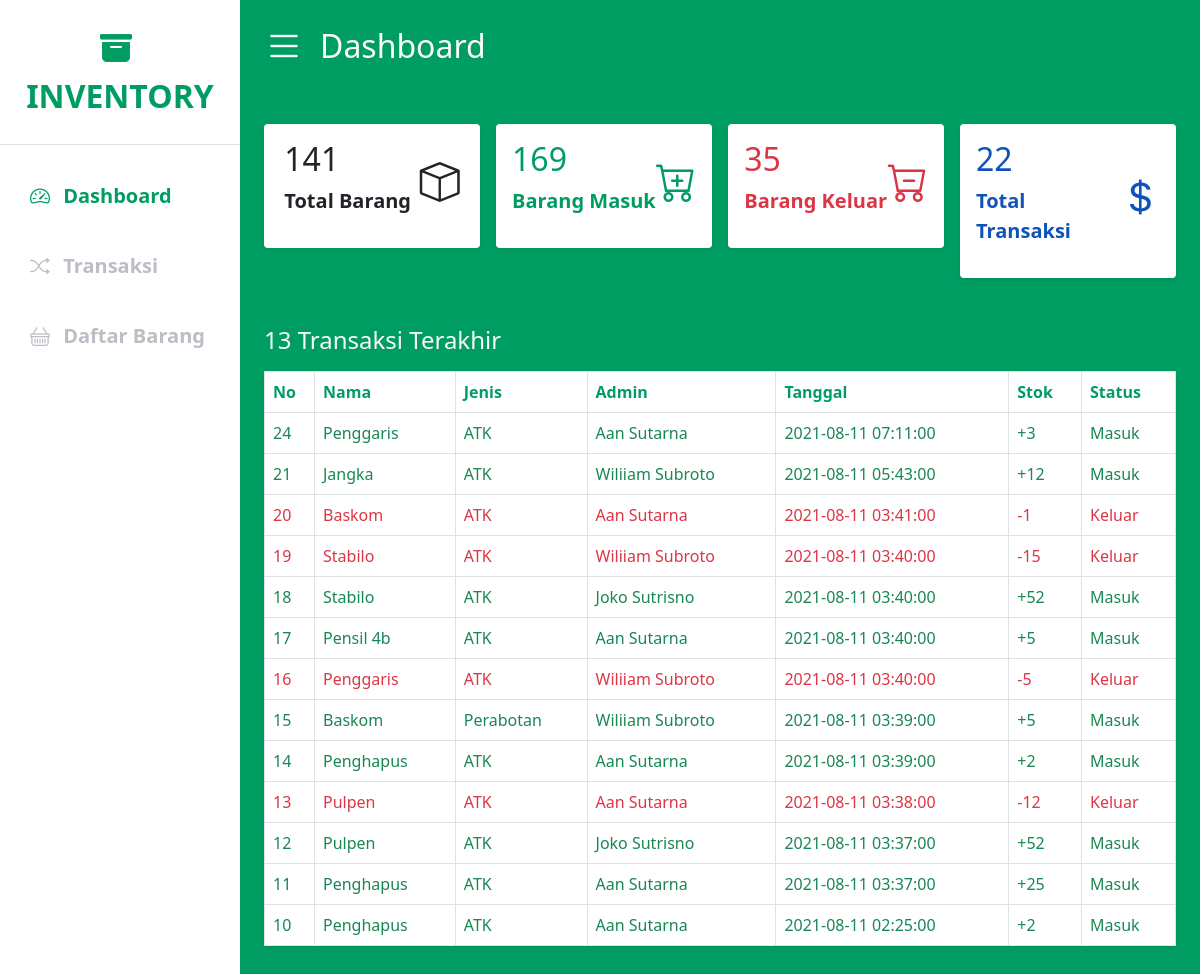
The page / on the database its author committed.
### tables this page shows
CREATE TABLE `datatrans` (
  `id` int(11) NOT NULL,
  `nm_brg` varchar(100) NOT NULL,
  `jenis_brg` varchar(50) NOT NULL,
  `nm_org` varchar(50) NOT NULL,
  `tgl_klr` datetime NOT NULL,
  `stk` int(11) NOT NULL,
  `stkout` int(11) NOT NULL,
  `status` varchar(10) NOT NULL
);

### index.php (the view, shortened to what this page needs)
<?php
    include_once("connection.php");
    $result = mysqli_query($conn, "SELECT * FROM datatrans ORDER BY id DESC LIMIT 0, 13");
    $totalstk = mysqli_query($conn, "SELECT SUM(stk - stkout) AS Total FROM datatrans");
    $sum = mysqli_fetch_assoc($totalstk);
    $totaltrans = mysqli_query($conn, "SELECT COUNT(*) FROM datatrans");
    $sumtrans = mysqli_fetch_assoc($totaltrans);
    $totalin = mysqli_query($conn, "SELECT SUM(stk) as ttlin from datatrans WHERE status='Masuk'");
    $sumin = mysqli_fetch_assoc($totalin);
    $totalout = mysqli_query($conn, "SELECT SUM(stkout) as ttlout from datatrans WHERE status='Keluar'");
    $sumout = mysqli_fetch_assoc($totalout);
?>
<!DOCTYPE html>
<html lang="en">
<head>
  <link href="https://cdn.jsdelivr.net/npm/bootstrap@5.1.0/dist/css/bootstrap.min.css" rel="stylesheet">
  <link rel="stylesheet" href="https://cdn.jsdelivr.net/npm/bootstrap-icons@1.5.0/font/bootstrap-icons.css">
  <link href="css/style.css" rel="stylesheet" type="text/css">
</head>
<body>
  <div class="d-flex" id="wrapper">
    <div class="bg-white" id="sidebar-wrapper">
      <div class="sidebar-heading text-center py-4 primary-text fs-2 fw-bold text-uppercase border-bottom">
        <i class="bi bi-archive-fill me-2" ></i>Inventory
      </div>
      <div class="list-group list-group-flush fs-5 my-3">
        <a href="index.php" class="list-group-item list-group-item-action bg-transparent second-text active">
          <i class="bi bi-speedometer2 me-2"></i>
              Dashboard
        </a>
        <a href="transaction.php" class="list-group-item list-group-item-action bg-transparent second-text fw-bold">
          <i class="bi bi-shuffle me-2"></i>
              Transaksi
        </a>
        <a href="listBarang.php" class="list-group-item list-group-item-action bg-transparent second-text fw-bold">
          <i class="bi bi-basket me-2"></i>
             Daftar Barang
        </a>
      </div>
    </div>
    <div id="page-content-wrapper">
      <nav class="navbar navbar-expand-lg navbar-light bg-transparent py-3 px-4">
        <div class="d-flex align-items-center">
          <i class="bi bi-list text-light fs-1 me-3 mb-2" id="menu-toggle"></i>
          <h2 class="text-light">Dashboard</h2>
        </div>
      </nav>
      <div class="container-fluid px-4">
        <div class="row g-3 my-2">
            <div class="col-md-3 text-dark">
                <div class="p-3 bg-white shadow-sm d-flex justify-content-around align-items-center rounded">
                    <div>
                        <h3 class="fs-2"><?= $sum['Total']; ?></h3>
                        <p class="fs-5 fw-bold">Total Barang</p>
                    </div>
                    <i class="bi bi-box fs-1 mb-2"></i>
                </div>
            </div>
            <div class="col-md-3 primary-text fw-bold">
                <div class="p-3 bg-white shadow-sm d-flex justify-content-around align-items-center rounded">
                    <div>
                        <h3 class="fs-2"><?= $sumin['ttlin']; ?></h3>
                        <p class="fs-5">Barang Masuk</p>
                    </div>
                    <i class="bi bi-cart-plus fs-1 mb-2"></i>
                </div>
            </div>
            <div class="col-md-3 text-danger fw-bold">
                <div class="p-3 bg-white shadow-sm d-flex justify-content-around align-items-center rounded">
                    <div>
                        <h3 class="fs-2"><?= $sumout['ttlout']; ?></h3>
                        <p class="fs-5">Barang Keluar</p>
                    </div>
                    <i class="bi bi-cart-dash fs-1 mb-2"></i>
                </div>
            </div>
            <div class="col-md-3 light-text fw-bold">
                <div class="p-3 bg-white shadow-sm d-flex justify-content-around align-items-center rounded">
                    <div>
                        <h3 class="fs-2"><?= $sumtrans['COUNT(*)']; ?></h3>
                        <p class="fs-5">Total Transaksi</p>
                    </div>
                    <i class="bi bi-currency-dollar fs-1 mb-2"></i>
                </div>
            </div>
        </div>
         <div class="row my-5">
         <h3 class="fs-4 mb-3 text-light">13 Transaksi Terakhir</h3>
            <div id="tableContent" class="col table-responsive">
                <table class="table table-bordered bg-white rounded shadow-sm table-hover">
                    <thead class="primary-text">
                        <tr>
                            <th scope="col" width="50">No</th>
                            <th scope="col">Nama</th>
                            <th scope="col">Jenis</th>
                            <th scope="col">Admin</th>
                            <th scope="col">Tanggal</th>
                            <th scope="col">Stok</th>
                            <th scope="col">Status</th>
                        </tr>
                    </thead>
                    <tbody>
                            <?php foreach( $result as $row ) : ?>
                              <?php if($row["status"]=='Masuk'){?>
                                <tr class="text-success">
                                    <td><?= $row["id"]; ?></td>
                                    <td><?= $row["nm_brg"]; ?></td>
                                    <td><?= $row["jenis_brg"]; ?></td>
                                    <td><?= $row["nm_org"]; ?></td>
                                    <td><?= $row["tgl_klr"]; ?></td>
                                    <td>+<?= $row["stk"]; ?></td>
                                    <td><?= $row["status"]; ?></td>
                                </tr>
                              <?php }else{?>
                                <tr class="text-danger">
                                    <td><?= $row["id"]; ?></td>
                                    <td><?= $row["nm_brg"]; ?></td>
                                    <td><?= $row["jenis_brg"]; ?></td>
                                    <td><?= $row["nm_org"]; ?></td>
                                    <td><?= $row["tgl_klr"]; ?></td>
                                    <td><?= -$row["stkout"]; ?></td>
                                    <td><?= $row["status"]; ?></td>
                                </tr>
                              <?php } ?>
                            <?php endforeach; ?>
                    </tbody>
                </table>
            </div>
        </div>
    </div>
</div>
</div>
</body>
</html>

### css/style.css (style rules this page uses)
:root { --main-bg-color: #bad6cc; --main-text-color : #009d63; --second-text-color :#bbbec5; --second-bg-color: #c1efde; --third-text-color: #0F52BA; }
.primary-text { color : var(--main-text-color); }
.second-text { color: var(--second-text-color); }
.light-text { color: var(--third-text-color); }
#wrapper { overflow-x: hidden; background-color: #009d63; }
#sidebar-wrapper { min-height: 100vh; margin-left: -15rem; transition: margin 0.25s ease-out; }
#sidebar-wrapper .sidebar-heading { padding: 0.875rem 1.25rem; font-size: 1.2rem; }
#sidebar-wrapper .list-group { width: 15rem; }
#page-content-wrapper { min-width: 100vw; }
#menu-toggle { cursor: pointer; }
.list-group-item { border: none; padding: 20px 30px; }
.list-group-item.active { background-color: transparent; color: var(--main-text-color); font-weight: bold; border: none; }
@media (min-width: 768px) { #sidebar-wrapper { margin-left: 0; } }
@media (min-width: 768px) { #page-content-wrapper { min-width: 0; width: 100%; } }

### rows shown on the page
datatrans: id "24", nm_brg "Penggaris", jenis_brg "ATK", nm_org "Aan Sutarna", tgl_klr "2021-08-11 07:11:00", stk "3", status "Masuk"
datatrans: id "21", nm_brg "Jangka", jenis_brg "ATK", nm_org "Wiliiam Subroto", tgl_klr "2021-08-11 05:43:00", stk "12", status "Masuk"
datatrans: id "20", nm_brg "Baskom", jenis_brg "ATK", nm_org "Aan Sutarna", tgl_klr "2021-08-11 03:41:00", stkout "-1", status "Keluar"
datatrans: id "19", nm_brg "Stabilo", jenis_brg "ATK", nm_org "Wiliiam Subroto", tgl_klr "2021-08-11 03:40:00", stkout "-15", status "Keluar"
datatrans: id "18", nm_brg "Stabilo", jenis_brg "ATK", nm_org "Joko Sutrisno", tgl_klr "2021-08-11 03:40:00", stk "52", status "Masuk"
datatrans: id "17", nm_brg "Pensil 4b", jenis_brg "ATK", nm_org "Aan Sutarna", tgl_klr "2021-08-11 03:40:00", stk "5", status "Masuk"
datatrans: id "16", nm_brg "Penggaris", jenis_brg "ATK", nm_org "Wiliiam Subroto", tgl_klr "2021-08-11 03:40:00", stkout "-5", status "Keluar"
datatrans: id "15", nm_brg "Baskom", jenis_brg "Perabotan", nm_org "Wiliiam Subroto", tgl_klr "2021-08-11 03:39:00", stk "5", status "Masuk"
datatrans: id "14", nm_brg "Penghapus", jenis_brg "ATK", nm_org "Aan Sutarna", tgl_klr "2021-08-11 03:39:00", stk "2", status "Masuk"
datatrans: id "13", nm_brg "Pulpen", jenis_brg "ATK", nm_org "Aan Sutarna", tgl_klr "2021-08-11 03:38:00", stkout "-12", status "Keluar"
datatrans: id "12", nm_brg "Pulpen", jenis_brg "ATK", nm_org "Joko Sutrisno", tgl_klr "2021-08-11 03:37:00", stk "52", status "Masuk"
datatrans: id "11", nm_brg "Penghapus", jenis_brg "ATK", nm_org "Aan Sutarna", tgl_klr "2021-08-11 03:37:00", stk "25", status "Masuk"
datatrans: id "10", nm_brg "Penghapus", jenis_brg "ATK", nm_org "Aan Sutarna", tgl_klr "2021-08-11 02:25:00", stk "2", status "Masuk"

### other values the page prints
$sum['Total'] "141"
$sumin['ttlin'] "169"
$sumout['ttlout'] "35"
$sumtrans['COUNT(*)'] "22"
